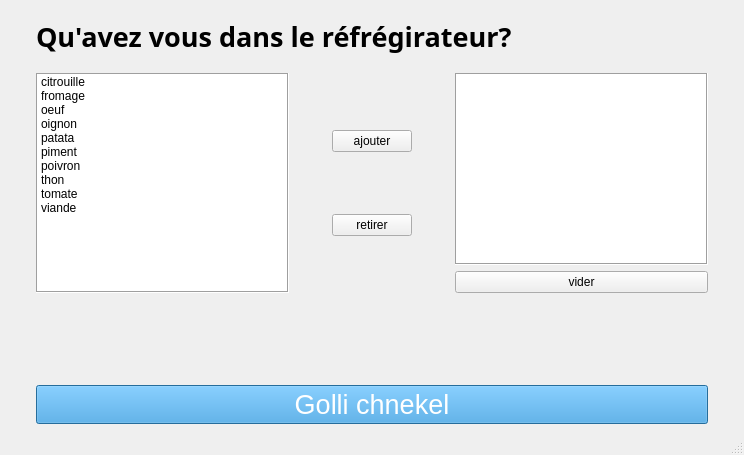
<?xml version="1.0" encoding="UTF-8"?>
<ui version="4.0">
 <class>MainWindow</class>
 <widget class="QMainWindow" name="MainWindow">
  <property name="enabled">
   <bool>true</bool>
  </property>
  <property name="geometry">
   <rect>
    <x>0</x>
    <y>0</y>
    <width>744</width>
    <height>455</height>
   </rect>
  </property>
  <property name="windowTitle">
   <string>Dbara Tounsia</string>
  </property>
  <property name="windowIcon">
   <iconset>
    <normaloff>resources/logo.png</normaloff>resources/logo.png</iconset>
  </property>
  <property name="styleSheet">
   <string notr="true"/>
  </property>
  <widget class="QWidget" name="centralwidget">
   <layout class="QVBoxLayout" name="verticalLayout">
    <item>
     <layout class="QGridLayout" name="gridLayout_3">
      <item row="3" column="1">
       <widget class="QPushButton" name="pushButton_4">
        <property name="styleSheet">
         <string notr="true">color: white;
font: 20pt;
background-color: #3498db;</string>
        </property>
        <property name="text">
         <string>Golli chnekel</string>
        </property>
       </widget>
      </item>
      <item row="2" column="1">
       <spacer name="verticalSpacer_4">
        <property name="orientation">
         <enum>Qt::Vertical</enum>
        </property>
        <property name="sizeHint" stdset="0">
         <size>
          <width>20</width>
          <height>40</height>
         </size>
        </property>
       </spacer>
      </item>
      <item row="0" column="1">
       <widget class="QLabel" name="label">
        <property name="font">
         <font>
          <family>Noto Sans Arabic</family>
          <pointsize>20</pointsize>
          <weight>75</weight>
          <bold>true</bold>
         </font>
        </property>
        <property name="text">
         <string>Qu'avez vous dans le réfrégirateur?</string>
        </property>
       </widget>
      </item>
      <item row="1" column="1">
       <layout class="QHBoxLayout" name="horizontalLayout">
        <item>
         <widget class="QListWidget" name="alling">
          <property name="styleSheet">
           <string notr="true">selection-color: rgb(0, 85, 0);</string>
          </property>
          <property name="frameShape">
           <enum>QFrame::Box</enum>
          </property>
          <property name="movement">
           <enum>QListView::Free</enum>
          </property>
          <property name="layoutMode">
           <enum>QListView::SinglePass</enum>
          </property>
          <property name="viewMode">
           <enum>QListView::ListMode</enum>
          </property>
          <property name="wordWrap">
           <bool>false</bool>
          </property>
          <property name="sortingEnabled">
           <bool>true</bool>
          </property>
          <item>
           <property name="text">
            <string>citrouille</string>
           </property>
           <property name="flags">
            <set>ItemIsSelectable|ItemIsUserCheckable|ItemIsEnabled</set>
           </property>
          </item>
          <item>
           <property name="text">
            <string>fromage</string>
           </property>
           <property name="flags">
            <set>ItemIsSelectable|ItemIsUserCheckable|ItemIsEnabled</set>
           </property>
          </item>
          <item>
           <property name="text">
            <string>oeuf</string>
           </property>
           <property name="flags">
            <set>ItemIsSelectable|ItemIsUserCheckable|ItemIsEnabled</set>
           </property>
          </item>
          <item>
           <property name="text">
            <string>oignon</string>
           </property>
           <property name="flags">
            <set>ItemIsSelectable|ItemIsUserCheckable|ItemIsEnabled</set>
           </property>
          </item>
          <item>
           <property name="text">
            <string>patata</string>
           </property>
           <property name="flags">
            <set>ItemIsSelectable|ItemIsUserCheckable|ItemIsEnabled</set>
           </property>
          </item>
          <item>
           <property name="text">
            <string>piment</string>
           </property>
           <property name="flags">
            <set>ItemIsSelectable|ItemIsUserCheckable|ItemIsEnabled</set>
           </property>
          </item>
          <item>
           <property name="text">
            <string>poivron</string>
           </property>
           <property name="flags">
            <set>ItemIsSelectable|ItemIsUserCheckable|ItemIsEnabled</set>
           </property>
          </item>
          <item>
           <property name="text">
            <string>thon</string>
           </property>
           <property name="flags">
            <set>ItemIsSelectable|ItemIsUserCheckable|ItemIsEnabled</set>
           </property>
          </item>
          <item>
           <property name="text">
            <string>tomate</string>
           </property>
           <property name="flags">
            <set>ItemIsSelectable|ItemIsUserCheckable|ItemIsEnabled</set>
           </property>
          </item>
          <item>
           <property name="text">
            <string>viande</string>
           </property>
           <property name="flags">
            <set>ItemIsSelectable|ItemIsUserCheckable|ItemIsEnabled</set>
           </property>
          </item>
         </widget>
        </item>
        <item>
         <spacer name="horizontalSpacer">
          <property name="orientation">
           <enum>Qt::Horizontal</enum>
          </property>
          <property name="sizeHint" stdset="0">
           <size>
            <width>40</width>
            <height>20</height>
           </size>
          </property>
         </spacer>
        </item>
        <item>
         <layout class="QGridLayout" name="gridLayout">
          <item row="4" column="0">
           <spacer name="verticalSpacer_3">
            <property name="orientation">
             <enum>Qt::Vertical</enum>
            </property>
            <property name="sizeHint" stdset="0">
             <size>
              <width>20</width>
              <height>40</height>
             </size>
            </property>
           </spacer>
          </item>
          <item row="3" column="0">
           <widget class="QPushButton" name="pushButton_3">
            <property name="text">
             <string>retirer</string>
            </property>
           </widget>
          </item>
          <item row="1" column="0">
           <widget class="QPushButton" name="pushButton">
            <property name="text">
             <string>ajouter</string>
            </property>
           </widget>
          </item>
          <item row="0" column="0">
           <spacer name="verticalSpacer_2">
            <property name="orientation">
             <enum>Qt::Vertical</enum>
            </property>
            <property name="sizeHint" stdset="0">
             <size>
              <width>20</width>
              <height>40</height>
             </size>
            </property>
           </spacer>
          </item>
          <item row="2" column="0">
           <spacer name="verticalSpacer">
            <property name="orientation">
             <enum>Qt::Vertical</enum>
            </property>
            <property name="sizeHint" stdset="0">
             <size>
              <width>20</width>
              <height>40</height>
             </size>
            </property>
           </spacer>
          </item>
         </layout>
        </item>
        <item>
         <spacer name="horizontalSpacer_2">
          <property name="orientation">
           <enum>Qt::Horizontal</enum>
          </property>
          <property name="sizeHint" stdset="0">
           <size>
            <width>40</width>
            <height>20</height>
           </size>
          </property>
         </spacer>
        </item>
        <item>
         <layout class="QGridLayout" name="gridLayout_2">
          <item row="2" column="0">
           <widget class="QPushButton" name="pushButton_2">
            <property name="text">
             <string>vider</string>
            </property>
           </widget>
          </item>
          <item row="1" column="0">
           <widget class="QListWidget" name="ing">
            <property name="styleSheet">
             <string notr="true"/>
            </property>
            <property name="frameShape">
             <enum>QFrame::Box</enum>
            </property>
            <property name="selectionRectVisible">
             <bool>false</bool>
            </property>
           </widget>
          </item>
         </layout>
        </item>
       </layout>
      </item>
      <item row="3" column="2">
       <spacer name="horizontalSpacer_4">
        <property name="orientation">
         <enum>Qt::Horizontal</enum>
        </property>
        <property name="sizeHint" stdset="0">
         <size>
          <width>40</width>
          <height>20</height>
         </size>
        </property>
       </spacer>
      </item>
      <item row="3" column="0">
       <spacer name="horizontalSpacer_3">
        <property name="orientation">
         <enum>Qt::Horizontal</enum>
        </property>
        <property name="sizeHint" stdset="0">
         <size>
          <width>40</width>
          <height>20</height>
         </size>
        </property>
       </spacer>
      </item>
     </layout>
    </item>
   </layout>
   <zorder>ing</zorder>
   <zorder>label</zorder>
   <zorder>pushButton_2</zorder>
   <zorder>alling</zorder>
   <zorder>pushButton_3</zorder>
   <zorder>verticalSpacer</zorder>
   <zorder>horizontalSpacer</zorder>
   <zorder>horizontalSpacer_2</zorder>
  </widget>
  <widget class="QStatusBar" name="statusbar"/>
 </widget>
 <resources>
  <include location="resources/res.qrc"/>
 </resources>
 <connections>
  <connection>
   <sender>pushButton_2</sender>
   <signal>clicked()</signal>
   <receiver>ing</receiver>
   <slot>clear()</slot>
   <hints>
    <hint type="sourcelabel">
     <x>487</x>
     <y>314</y>
    </hint>
    <hint type="destinationlabel">
     <x>451</x>
     <y>205</y>
    </hint>
   </hints>
  </connection>
  <connection>
   <sender>pushButton</sender>
   <signal>clicked()</signal>
   <receiver>MainWindow</receiver>
   <slot>addToIng()</slot>
   <hints>
    <hint type="sourcelabel">
     <x>308</x>
     <y>183</y>
    </hint>
    <hint type="destinationlabel">
     <x>371</x>
     <y>128</y>
    </hint>
   </hints>
  </connection>
  <connection>
   <sender>pushButton_3</sender>
   <signal>clicked()</signal>
   <receiver>MainWindow</receiver>
   <slot>removeFromIng()</slot>
   <hints>
    <hint type="sourcelabel">
     <x>308</x>
     <y>252</y>
    </hint>
    <hint type="destinationlabel">
     <x>369</x>
     <y>288</y>
    </hint>
   </hints>
  </connection>
  <connection>
   <sender>pushButton_4</sender>
   <signal>clicked()</signal>
   <receiver>MainWindow</receiver>
   <slot>suggest_recipe()</slot>
   <hints>
    <hint type="sourcelabel">
     <x>295</x>
     <y>364</y>
    </hint>
    <hint type="destinationlabel">
     <x>289</x>
     <y>309</y>
    </hint>
   </hints>
  </connection>
  <connection>
   <sender>alling</sender>
   <signal>doubleClicked(QModelIndex)</signal>
   <receiver>MainWindow</receiver>
   <slot>addToIng()</slot>
   <hints>
    <hint type="sourcelabel">
     <x>194</x>
     <y>154</y>
    </hint>
    <hint type="destinationlabel">
     <x>307</x>
     <y>109</y>
    </hint>
   </hints>
  </connection>
 </connections>
 <slots>
  <slot>addToIng()</slot>
  <slot>removeFromIng()</slot>
  <slot>suggest_recipe()</slot>
 </slots>
</ui>
